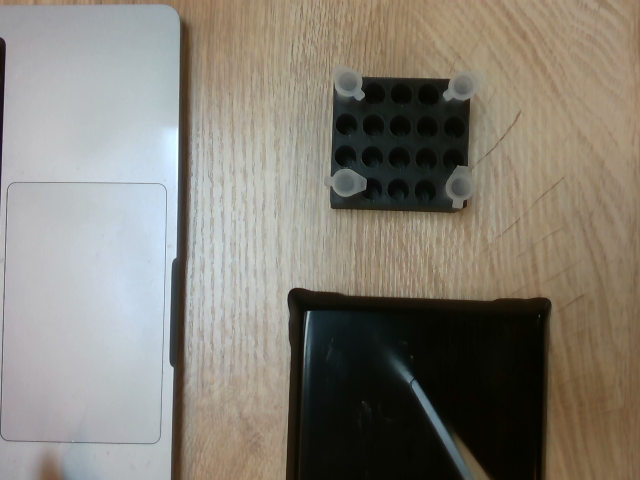
#> input picture CV_pipeline/data/TubeDetectionDataset_ZeonSystems2026/images/043033e6-color.png, 640 x 480 px; its folder holds only this picture in this run
$ python inference_generation.py
#> lines starting #> are read from the running program, lines starting #| are printed output that depends on the picture
### CV_pipeline/src/utils.py
"""
Lightweight utilities.  Kept genuinely minimal — only things reused
across multiple modules live here.
"""
import cv2
import numpy as np
import pandas as pd
from pathlib import Path
from typing import Optional


def load_image(path: str | Path) -> Optional[np.ndarray]:
    img = cv2.imread(str(path))
    if img is None:
        print(f"[warn] Could not read image: {path}")
    return img


# [9 lines left out: function load_gt, not called in this run]


def normalize_angle(a: float) -> float:
    """Normalise angle to [0, 360)."""
    return float(a % 360)

# [11 lines left out: function angle_diff, not called in this run]

### CV_pipeline/src/tubelid_detection.py
"""
Detects tube lids using Hough Circle detection
This is followed by filtering and other spatial outlier removal
to reduce false detections.
"""

import cv2
import numpy as np
from dataclasses import dataclass, field
from typing import List
from sklearn.cluster import DBSCAN

# ------------------------ Config --------------------------
class config:
    # hyperparameters for expected min and max radius of tube lids
    min_radius = 14
    max_radius = 17

# ------------ Data Structure for Detected Tube Lid ------------
@dataclass
class TubeLidDetection:
    cx: float
    cy: float
    radius: float
    contour: np.ndarray = field(repr=False)


# -------------------------- Primary Tube Detection pipeline------------------------------

def tube_contour_detection(image: np.ndarray):

    # ------------------------ Preprocessing ------------------------
    # ----------------------- Lab color space -----------------------
    # Used because L channel contains brightness information
    # Had to use this instead of normal grayscale preprocessing
    # because the intensities of the circles formed and the background seemed the same visually
    lab_form_output = cv2.cvtColor(image, cv2.COLOR_BGR2LAB)
    L, A, B = cv2.split(lab_form_output)

    # ----------------------- CLAHE on L channel -----------------------
    # Used because using L channel alone was not sufficient
    # The local contrast between the circles and the background was insufficient
    clahe_output = cv2.createCLAHE(
        clipLimit=2.0,
        tileGridSize=(8, 8)
    )
    L = clahe_output.apply(L)

    # ----------------------- Median Blur -----------------------
    # Blur used again, since CLAHE increased the local contrast specially on the texture of table
    # Noise addition occurred
    blurred_output = cv2.medianBlur(L, 5)

    # ------------------- Hough circle detection --------------------
    circles = cv2.HoughCircles(
        blurred_output,
        cv2.HOUGH_GRADIENT, #as it uses gradient information which adds to circle detection

        dp=1.2, #controls resolution of voting accumulator relative to i/p image resolution
        minDist=25, # min distance between centres of 2 formed circles, tuned over 8-9 images

        param1=80, # kept high for lesser noise since the wooden table shown had lot of texture
        param2=14, # increased for increased confidence of circle detection

        minRadius=config.min_radius,
        maxRadius=config.max_radius
    )

    detections: List[TubeLidDetection] = []

    # ----------------------- Further processing of circles for better contours ------------------------
    if circles is not None:

        # List of detected circles with [centre's x coordinate, centre's y coordinate, radius, radius]
        circles = np.round(circles[0]).astype(int)

        for (x_coordinate, y_coordinate, radius) in circles:
            # Created a synthetic circular contour from detected params
            # Done by approximating circle using many small points around the boundary
            contour = cv2.ellipse2Poly(
                (x_coordinate, y_coordinate), #centre of circle
                (radius, radius),             #axes
                0,                            #rotational angle
                0,                            #start angle in degrees
                360,                          #end angle in degrees
                10                            #angular step size
            )

            contour = contour.reshape((-1, 1, 2))

            # Even after estimation of Hough circles
            # The contours were only formed where edges of tube lids could be straight away told to be different than the background
            # Meaning correct circles formed only where the black tube holder was in the background,
            # and a striking difference between the background and the tube intensity was present
            # The table surface and tubes had insignificant intensity fluctuations, given the lightening
            # The circles were only formed using edges, so tried looking at the region filling inside the detected circles
            # ----------------------- Appearance Filter -------------------------

            # Created black circular mask same size as image
            black_circular_mask = np.zeros(
                L.shape,
                dtype=np.uint8
            )

            # Filled white circle created over detected lid region
            cv2.circle(
                black_circular_mask,
                (x_coordinate, y_coordinate),
                int(radius * 0.7),
                255,
                -1
            )

            # Average intensity inside masked circular region calculated
            mean_intensity = cv2.mean(
                L,
                mask=black_circular_mask
            )[0]

            # Rejected dark circular regions
            if mean_intensity < 50:
                continue


            detections.append(
                TubeLidDetection(
                    cx=float(x_coordinate),
                    cy=float(y_coordinate),
                    radius=float(radius),
                    contour=contour
                )
            )

    # Now fake detections were also present.
    # But since the tubes are present in a holder, they are within a threshold distance of each other
    # Considered and tried using clustering methods like DBSCAN
    # But since no irregular spatial group with very sparse data and only 4-8 detected circles, it could not be used
    # So instead went with using distance from centroid of detections as threshold to filter fake detections

    # ----------------- Outlier Removal -------------------

    if len(detections) > 0:

        points = np.array([
            [d.cx, d.cy]
            for d in detections
        ])

        # centroid of detections
        centroid = np.mean(points, axis=0)

        # Eearlier for the distance threshold filter, had kept the thrshold as a fixed number
        # Did not work as expected with every image
        # Understood that it must be as per the sparsity of the distribution of the circles
        # So instead used the simple approach of modeling the distance distribution from centroid as a Gaussian one
        # And finally points too far from the normal spread are regarded as outliers
        distances = []

        for d in detections:

            dist = np.linalg.norm(
                np.array([d.cx, d.cy]) - centroid
            )

            distances.append(dist)

        distances = np.array(distances)

        # Threshold is based upon distribution of distances and is no longer taken to be constant
        mean_dist = np.mean(distances)
        std_dist = np.std(distances)

        threshold = max(
            mean_dist + 0.8 * std_dist,
            80
            )
        # Changed -0.5 * std_dist to -0.8 * std_dist
        # Because having 0.5 made the removal too aggressive
        # So incase of smaller number of lids, the actual detected tubes were also not considered earlier

        filtered = []

        for d, dist in zip(detections, distances):

            if dist < threshold:
                filtered.append(d)

        detections = filtered

        # Also, found another filtering method
        # Mentioned in Problem Statement that each tube holder rack will hold 3 to 6 tubes
        # So if number of detected circles are less than 3, search for more circles
        # If they are more than 6, then they are likely to be false positives
        # Now the actual tubes can be 6, and they tend to form a spatially structured group since the tray has a structure
        # So calculated the centroid of all the detections, the centroid tends to lie near the centre of this spatially structured group
        # SO the first 6 tubes close to the centroid are considered as actual ones
        # ------ For enforcing tube number constraint for being lesser than 6 -------

        if len(detections) > 6:

            points = np.array([
                [d.cx, d.cy]
                for d in detections
            ])

            centroid = np.mean(points, axis=0)

            distances = []

            # Distance from centroid calculated
            for d in detections:
                dist = np.linalg.norm(
                    np.array([d.cx, d.cy]) - centroid
                )

                distances.append((dist, d))

            # Sorted acc to proximity from centroid
            distances.sort(key=lambda x: x[0])

            # Closest proximal 6 detections considered to be true ones
            detections = [d for _, d in distances[:6]]

    return detections

### CV_pipeline/src/tubelid_orientation.py
"""
Estimates tube lid orientation by analysing the angular
intensity profile around the detected circular lid region.
"""

import numpy as np
from scipy.ndimage import gaussian_filter1d
from typing import Tuple
from scipy.signal import find_peaks
import cv2

def orientation_vector_estimation(
    image: np.ndarray,
    cx: float,
    cy: float,
    radius: float,
) -> Tuple[float, float]:

    # Now since the contours are supposed to be circular, we can use a different approach.
    # The lid joint and lid tab are protrusions out of this circle
    # One can find centroid of the contour detections and find intensity profile around it
    # This will result in 2 significant maximas occuring acros the angular bins at joint and tab

    # ------------------ Angular Intensity Profile based Logic----------------------------------------------

    # ---------- Step 1: Intensity Profile Generation -----------------

    # Only brightness variation is to be considered henceforth, thus changed to grayscale to save computation time
    gray_image = cv2.cvtColor(image,cv2.COLOR_BGR2GRAY)

    # Divided complete circle from 0 to 360 degrees into
    no_of_divisions = 72
    angular_bins = np.linspace(
        0,
        2 * np.pi,
        no_of_divisions,
        endpoint=False
    )

    intensity_profile = []

    # Sample radius taken to be slightly out of the actual circle since protrusions exist out of circular boundary
    sample_radius = radius + 4

    for theta in angular_bins:

        intensity_values = []

        # Sampled values along a radius band between -2 to 4
        for offset in range(-2, 5):
            r = sample_radius + offset
            # Got cartesian coordinates for each pixel
            x = int(cx + r * np.cos(theta))
            y = int(cy + r * np.sin(theta))

            if (
                x < 0 or x >= gray_image.shape[1]
                or
                y < 0 or y >= gray_image.shape[0]
            ):
                continue

            intensity_values.append(float(gray_image[y, x]))

        if len(intensity_values) == 0:
            intensity_profile.append(0)
        else:
            intensity_profile.append(np.mean(intensity_values))

    intensity_profile = np.array(intensity_profile)

    # Angular bins for finding the average of earlier bins to decide upon an angle for that bin range
    bin_edges = np.linspace(
        0,
        2* np.pi,
        no_of_divisions + 1
    )
    bin_width = bin_edges[1] - bin_edges[0]

    # Many maximas were observed earlier due to additional noise
    # ------------ Step 2: Smoothened the profile to remove it --------------
    smoothened_profile = gaussian_filter1d(
        np.tile(intensity_profile, 3), sigma=2.0
    )[no_of_divisions : 2 * no_of_divisions]

    # ------------ Step 3: Maximas for intensity found ----------------------
    # Found maximas for intensity around the centroid of the circular detected contour
    peaks, properties = find_peaks(
        smoothened_profile,
        prominence=1.0
    )
    if len(peaks) == 0:
        peak_bin = int(np.argmax(smoothened_profile))
    else:
        # Maximas priority is decided based on term taking into account both prominence and width
        max_acc_to_priority = []

        for i, peak in enumerate(peaks):

            prominence = properties["prominences"][i]

            # Created a window of peak+-2 around the peak to estimate its width
            left = max(0, peak - 2)
            right = min(len(smoothened_profile)-1, peak + 2)
            width = np.sum(
                smoothened_profile[left:right+1]
                > (smoothened_profile[peak] - prominence * 0.5)
            )

            # A score calculated for each peak
            score = prominence * width

            max_acc_to_priority.append(score)

        best_idx = int(np.argmax(max_acc_to_priority))

        peak_bin = peaks[best_idx]

    # -------------------- Step 4: Final Orientation -------------------------

    maxima_angle_rad = (bin_edges[peak_bin] + bin_width / 2)
    maxima_angle_deg = float(np.degrees(maxima_angle_rad) % 360)

    # ---------------- Confidence calculated for both maximas (lid and joint)
    mean_intensity = float(np.mean(smoothened_profile))

    confidence = float(
        np.clip(
            (smoothened_profile[peak_bin] - mean_intensity)
            / (mean_intensity + 1e-6),
            0,
            1
        )
    )

    # The strongest maxima with more confidence is assumed to be tab direction

    return maxima_angle_deg, confidence

### CV_pipeline/inference_generation.py
"""
Purpose: To run detection of tubes and orientation vector calculation on one image or a directory.
-----
Usage (As per Linux)
  python3 run_pipeline.py
  python3 run_pipeline.py data/ --save_viz          # write annotated images to outputs/
  python3 run_pipeline.py data/ --save_viz --debug  # also save per-lid ROI crops
"""

import cv2
import sys
import argparse
import numpy as np
import pandas as pd
from pathlib import Path
from config import Config
from typing import List
from dataclasses import dataclass
from src.utils import load_image
from src.visualization_for_debugging import draw_detections
from src.tubelid_detection import tube_contour_detection
from src.tubelid_orientation import orientation_vector_estimation
from src.tubelid_detection import tube_contour_detection, TubeLidDetection
import sys, os; sys.path.insert(0, os.path.dirname(os.path.dirname(__file__)))

@dataclass
class TubeLidResult:
    image_name: str
    centre_x: float
    centre_y: float
    radius: float
    angle_deg: float
    confidence: float

# -------------------- Args for creating CLI ------------------------

def parse_args():
    p = argparse.ArgumentParser()
    p.add_argument(
        "input",
        nargs="?",
        default="data/TubeDetectionDataset_ZeonSystems2026/images",
        help="Image file or directory"
    )
    p.add_argument(
        "--save_viz",
        action="store_true",
        help="Save annotated images"
    )
    p.add_argument(
        "--debug",
        action="store_true",
        help="Save ROI debug crops"
    )
    return p.parse_args()


# --------- Image collection consistant across (directory/ image path) input --------

def collect_images(path: Path):
    if path.is_dir():
        return (
            sorted(path.glob("*.png"))
            +
            sorted(path.glob("*.jpg"))
            +
            sorted(path.glob("*.jpeg"))
        )
    return [path]

def run_on_image(image: np.ndarray, image_name: str = "") -> List[TubeLidResult]:
    """
    Full per-image pipeline.
    Returns one LidResult per detected lid.
    """
    gray = cv2.cvtColor(image, cv2.COLOR_BGR2GRAY) if image.ndim == 3 else image
    detections = tube_contour_detection(image)
    detections = _NMS(detections)

    results: List[TubeLidResult] = []
    for det in detections:
        angle_deg, confidence = orientation_vector_estimation(image, det.cx, det.cy, det.radius)
        results.append(TubeLidResult(
            image_name=image_name,
            centre_x=det.cx,
            centre_y=det.cy,
            radius=det.radius,
            angle_deg=angle_deg,
            confidence=confidence,
        ))

    return results


# ------------- Non-maximum suppression for duplicate detections ------------

def _NMS(detections: List[TubeLidDetection], overlap_ratio: float = 0.4) -> List[TubeLidDetection]:
    """
    Remove duplicate tubes detected whose centres are within the same overlap_ratio of 0.4.
    It eventually keeps the detection with a large contour area.
    """
    if len(detections) <= 1:
        return detections

    # Sorts detections from biggest to smallest based on radius
    detections = sorted(detections, key=lambda d: d.radius, reverse=True)
    kept_detections = []
    for det in detections:
        if_close = any(
            np.hypot(det.cx - k.cx, det.cy - k.cy) < overlap_ratio * (det.radius + k.radius)
            for k in kept_detections
        )
        if not if_close:
            kept_detections.append(det)
    return kept_detections

# ------------------------------- Main function -------------------------------

def main():

    args = parse_args()

    # Output directory created for saving files
    Config.output_dir.mkdir(
        exist_ok=True
    )

    paths = collect_images(
        Path(args.input)
    )
    if len(paths) == 0:
        print("No images found.")
        sys.exit(1)

    all_rows = []

    # ---------- For every image run the complete CV pipeline ----------------------
    for img_path in paths:

        image = load_image(img_path)
#> in load_image, img is the input picture: shape (480, 640, 3); mean B, G, R 117.3, 127.2, 132.2
        if image is None:
            continue

        # ----------- Run pipeline -------------
        results = run_on_image(
            image,
            img_path.name
        )
#> in run_on_image, `gray = cv2.cvtColor(image, cv2.COLOR_BGR2GRAY) if image.ndim == 3 else..`:
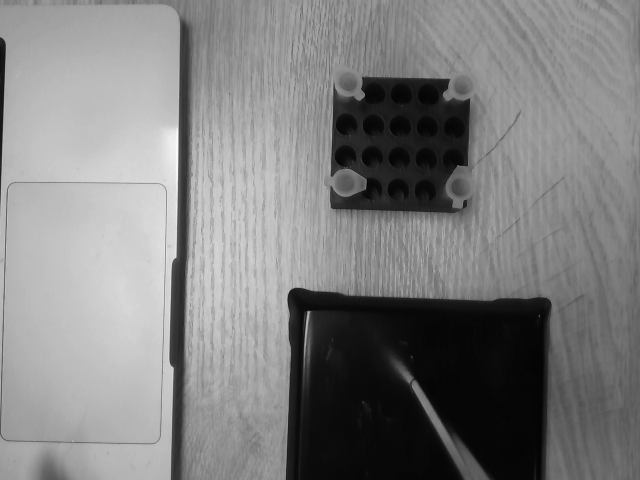
#> gray: shape (480, 640); min 2, max 249, mean 127.5
#> in tube_contour_detection, `L, A, B = cv2.split(lab_form_output)`:
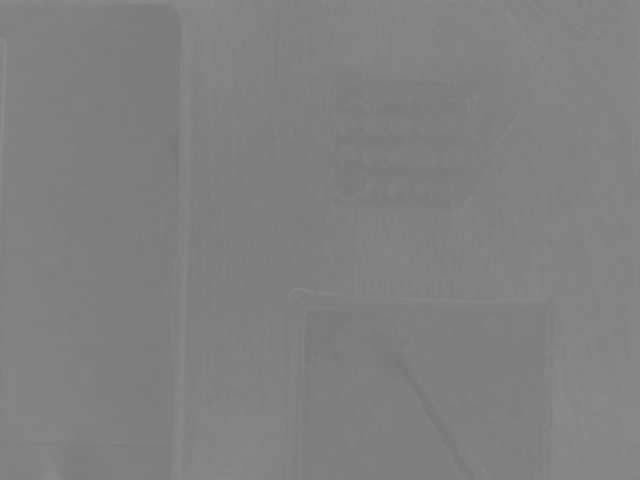
#> A: shape (480, 640); min 119, max 142, mean 128.4
#> (the rest of the program and of its run is left out)
